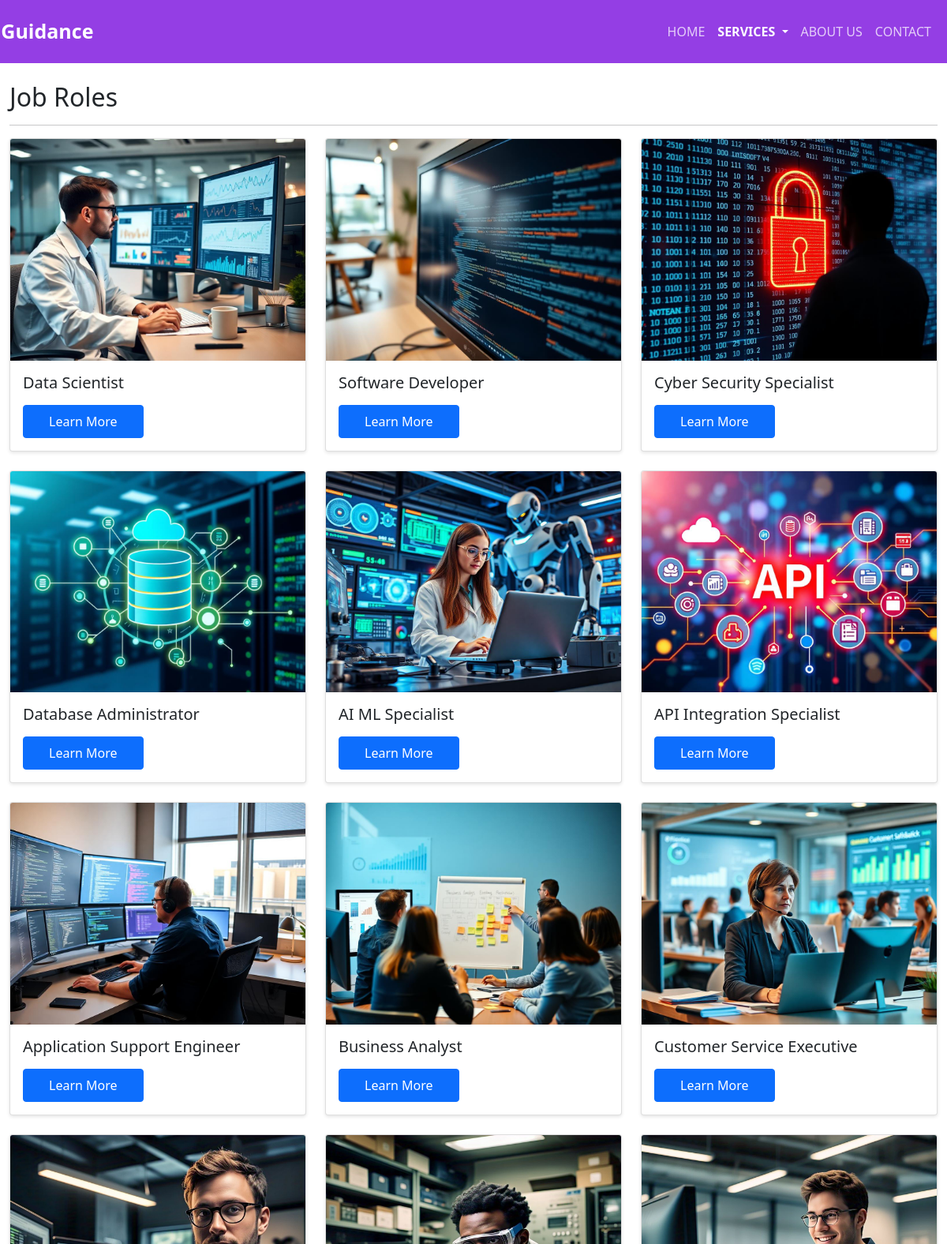
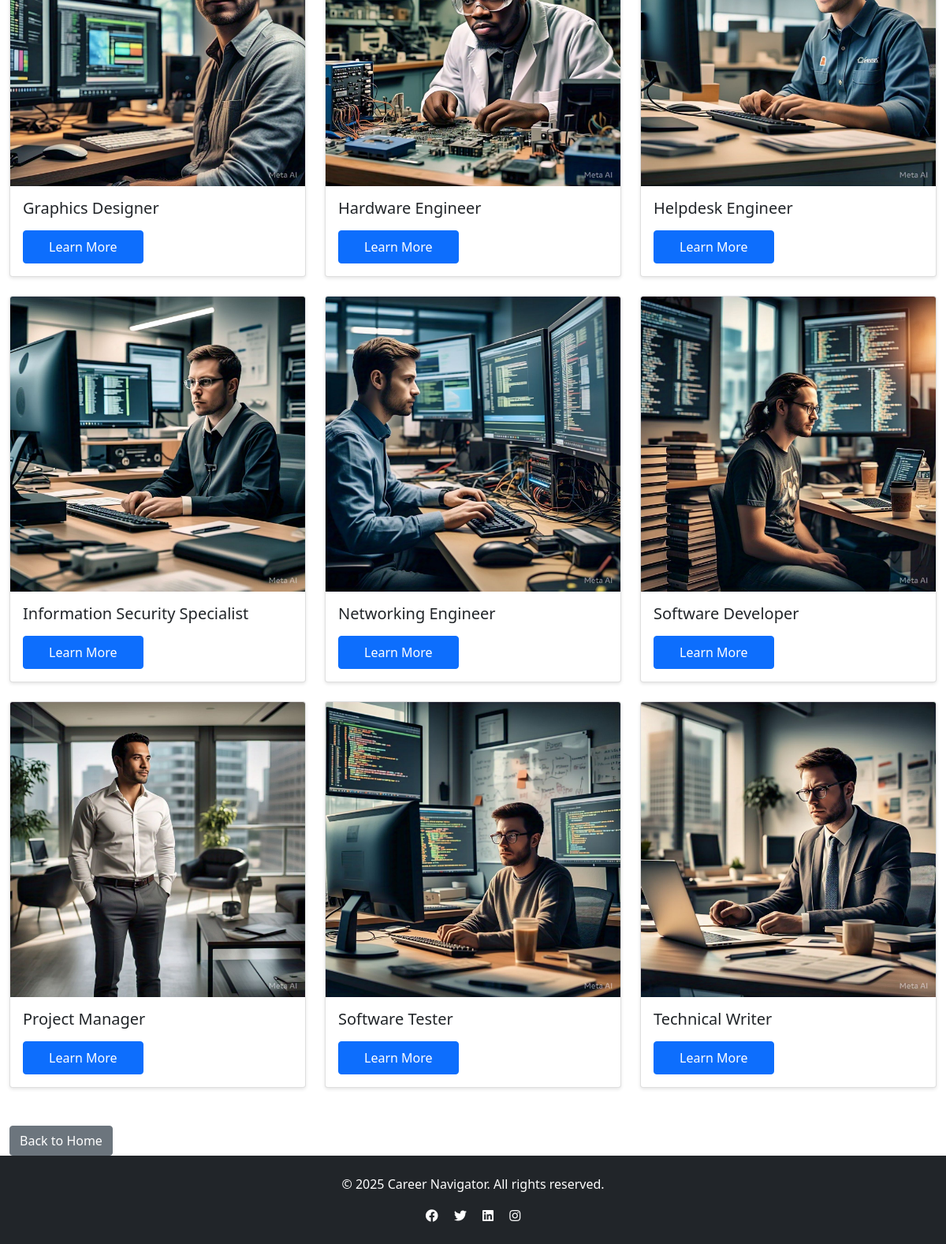
The app's page /knowledge/ with its own data (2 pictures, top to bottom).
### advisor/models.py (models this page shows, shortened)
class JobRole(models.Model):
    title = models.CharField(max_length=100)
    description = models.TextField()
    skills_required = models.TextField()
    education_requirements = models.TextField()
    duties = models.TextField()
    min_salary = models.PositiveIntegerField()
    max_salary = models.PositiveIntegerField()
    companies = models.TextField()
    interview_qna = models.JSONField(default=list)  # Store questions and answers as JSON
    image = models.ImageField(upload_to='job_images/', null=True, blank=True)

### advisor/views.py (the view)
# urls.py: path('knowledge/', views.knowledge_page, name='knowledge_page'),
def knowledge_page(request):
    try:
        careers = Career.objects.all()
        job_roles = JobRole.objects.all()
    except Career.DoesNotExist or JobRole.DoesNotExist:
        raise Http404("Knowledge content not found")
    context = {
        'careers': careers,
        'job_roles': job_roles,
        'skill_levels': SKILL_LEVEL_CHOICES,
    }
    return render(request, 'advisor/knowledge_page.html', context)

### advisor/templates/advisor/knowledge_page.html (shortened to what this page needs)
{% extends 'advisor/base.html' %}
{% load static %}
{% block content %}
  <div class="container mt-5">
    <h2>Job Roles</h2>
    <hr>
    <div class="row">
      {% for job in job_roles %}
        <div class="col-md-4">
          <div class="card mb-4">
            {% if job.image %}
            <img src="{{ job.image.url }}" class="card-img-top" alt="{{ job.title }}">
        {% else %}
            <img src="{% static 'default-image.jpg' %}" class="card-img-top" alt="{{ job.title }}">
        {% endif %}
                    <div class="card-body">
              <h5 class="card-title">{{ job.title }}</h5>
              <a href="{% url 'job_details' job.id %}" class="btn btn-primary">Learn More</a>
            </div>
          </div>
        </div>
      {% endfor %}
    </div>
    <div class="mt-4">
      <a href="{% url 'home' %}" class="btn btn-secondary">Back to Home</a>
    </div>
  </div>
{% endblock %}

### advisor/templates/advisor/base.html (shortened to what this page needs)
{% load static %}
<!DOCTYPE html>
<html>
<head>
    <link href="https://cdn.jsdelivr.net/npm/bootstrap@5.1.3/dist/css/bootstrap.min.css" rel="stylesheet">
    <link href="{% static 'css/style.css' %}" rel="stylesheet">
    <link href="https://cdnjs.cloudflare.com/ajax/libs/font-awesome/5.15.4/css/all.min.css" rel="stylesheet">
</head>
<body>
    <nav class="navbar navbar-expand-lg navbar-dark fixed-top" style="background-color: #943ee4;">
        <div class="container">
            <a class="navbar-brand career" href="{% url 'home' %}" style="margin-left: -100px;" onmouseover="this.style.color='white'" onmouseout="this.style.color='black'">Career Guidance</a>
            <div class="collapse navbar-collapse" id="navbarNav">
                <div class="navbar-nav ms-auto">
                    <a class="nav-link {% if request.resolver_match.url_name == 'home' %}active{% endif %}" href="{% url 'home' %}">HOME</a>
                    <div class="nav-item dropdown">
                        <a class="nav-link dropdown-toggle {% if request.resolver_match.url_name in 'knowledge_page,assessment,test' %}active{% endif %}" href="#" id="servicesDropdown" role="button" data-bs-toggle="dropdown" aria-expanded="false">
                            SERVICES
                        </a>
                    </div>
                    <a class="nav-link {% if request.resolver_match.url_name == 'about' %}active{% endif %}" href="{% url 'about' %}">ABOUT US</a>
                    <a class="nav-link {% if request.resolver_match.url_name == 'contact' %}active{% endif %}" href="{% url 'contact' %}">CONTACT</a>
                </div>
            </div>
        </div>
    </nav>
    <div style="padding-top: 56px;">
        {% block content %}
        {% endblock %}
    </div>
    <footer class="bg-dark text-white text-center py-4">
        <div class="container">
            <p>&copy; 2025 Career Navigator. All rights reserved.</p>
            <div>
                <a href="https://facebook.com" target="_blank" class="text-white me-3"><i class="fab fa-facebook"></i></a>
                <a href="https://twitter.com" target="_blank" class="text-white me-3"><i class="fab fa-twitter"></i></a>
                <a href="https://linkedin.com" target="_blank" class="text-white me-3"><i class="fab fa-linkedin"></i></a>
                <a href="https://instagram.com" target="_blank" class="text-white"><i class="fab fa-instagram"></i></a>
            </div>
        </div>
    </footer>
</body>
</html>

### advisor/static/css/style.css (style rules this page uses)
.navbar { padding: 1rem 0; }
.container { max-width: 1200px; margin: 0 auto; }
.btn-primary { padding: 0.5rem 2rem; background-color: #0d6efd; border-color: #0d6efd; }
.card { transition: transform 0.2s; box-shadow: 0 2px 4px rgba(0,0,0,0.1); }
.career { font-weight: bold; font-size: 25px; }

### advisor/templates/advisor/base.html (style rules this page uses)
.navbar-dark .navbar-nav .nav-link { color: rgba(255, 255, 255, 0.75) !important; transition: color 0.3s ease; }
.navbar-dark .navbar-nav .nav-link.active { color: white !important; font-weight: bold; }
.navbar-dark .navbar-nav .dropdown-toggle.active { color: white !important; font-weight: bold; }

### records on screen
JobRole: image (picture), title "Data Scientist"
JobRole: image (picture), title "Software Developer"
JobRole: image (picture), title "Cyber Security Specialist"
JobRole: image (picture), title "Database Administrator"
JobRole: image (picture), title "AI ML Specialist"
JobRole: image (picture), title "API Integration Specialist"
JobRole: image (picture), title "Application Support Engineer"
JobRole: image (picture), title "Business Analyst"
JobRole: image (picture), title "Customer Service Executive"
JobRole: image (picture), title "Graphics Designer"
JobRole: image (picture), title "Hardware Engineer"
JobRole: image (picture), title "Helpdesk Engineer"
JobRole: image (picture), title "Information Security Specialist"
JobRole: image (picture), title "Networking Engineer"
JobRole: image (picture), title "Software Developer"
JobRole: image (picture), title "Project Manager"
JobRole: image (picture), title "Software Tester"
JobRole: image (picture), title "Technical Writer"
